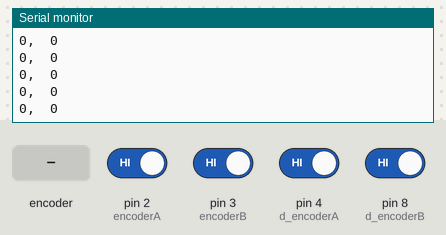
Bench run of a sketch on a simulated Arduino Uno, built with avr-gcc and run on an emulated ATmega328P. Shown: the last lines printed to the serial monitor. The test bench sets the inputs (shaded band); at power-on: pin 2 (encoderA), pin 3 (encoderB), pin 4 (d_encoderA), pin 8 (d_encoderB) HIGH.

Above: at 1.2 s.
1.3 s: rotary encoder on pin 2 (encoderA) / pin 3 (encoderB) turned 1 step (first pin leading)
At 1.9 s:
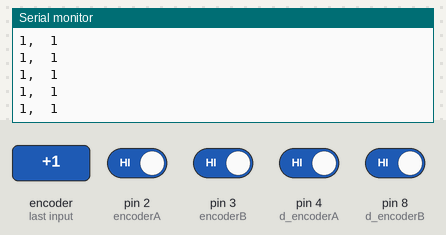
4.5 s: rotary encoder on pin 2 (encoderA) / pin 3 (encoderB) turned 1 step (first pin leading)
At 5.6 s:
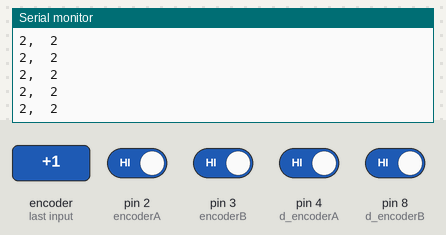
Timing chart, 0 to 7.5 s (numbered marks = the images above; inputs shaded):
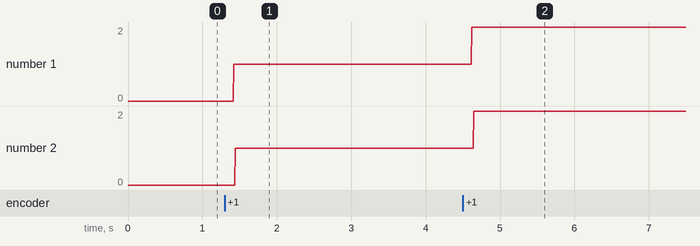

The sketch:

encoder_mattia.ino
```cpp
//Ottenere i pass encoder gestendo due motori per arduino.

//Motore a
#define encoderA 2
#define d_encoderA 4
volatile long EncoderCounterA = 0;

//Motore b
#define encoderB 3
#define d_encoderB 8
volatile long EncoderCounterB = 0;

//Time
#define sampling_time 50 //microseconds
unsigned long oldtime = 0;

//Altre costanti
#define alfa 0.6 //valore di alfa appartenente a [0,1]
#define Kp = 1000;
#define Kd = 1000;

void setup(){
  pinMode(encoderA, INPUT);
  digitalWrite(encoderA, HIGH);
  pinMode(d_encoderA, INPUT);
  digitalWrite(d_encoderA, HIGH);
  pinMode(encoderB, INPUT);
  digitalWrite(encoderB, HIGH);
  pinMode(d_encoderB, INPUT);
  digitalWrite(d_encoderB, HIGH);

  //Interrupt Routine
  attachInterrupt(0, doEncoderA, CHANGE);
  attachInterrupt(1, doEncoderB, CHANGE);
  Serial.begin(9600);
  oldtime = micros();
}

void loop()
{
  if(micros()-oldtime > sampling_time){
    oldtime = micros();
    EncoderCounterA = constrain(EncoderCounterA,-1E6,1E6);
    EncoderCounterB = constrain(EncoderCounterB,-1E6,1E6);
    Serial.print(EncoderCounterA,DEC);
    Serial.print(",  ");
    Serial.println(EncoderCounterB,DEC);


  }

}

//Edited interrupt service routine
void doEncoderA(){
  if(digitalRead(d_encoderA)){
          if(digitalRead(encoderA))
                  EncoderCounterA++;}
         else {
                if(digitalRead(encoderA)) EncoderCounterA--;
                }
         }

//Original interrupt service routine
void doEncoderB(){
  if(digitalRead(d_encoderB)){
          if(digitalRead(encoderB))
                  EncoderCounterB++;}
         else {
                if(digitalRead(encoderB)) EncoderCounterB--;
                }
   }

//Funzione di filtraggio dell'uscita di alimentazione del motore in PWM
float filter(float u)
{
  float uf;
  uf = u*alfa +(1-alfa)*u;
  return uf;
}
```

Measured:
- after the input at 1.3 s, the serial monitor: prints a new line after 0.12 s (image 1)
- after the input at 4.5 s, the serial monitor: prints a new line after 0.12 s (image 2)
- plotted number 1: 0 → 1 after the input at 1.3 s, 1 → 2 after the input at 4.5 s
- plotted number 2: 0 → 1 after the input at 1.3 s, 1 → 2 after the input at 4.5 s
